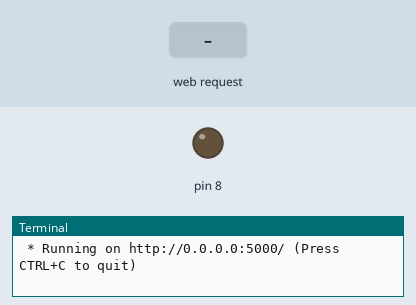
Simulated run of this program. Board: Raspberry Pi (header pin numbers). Shown: output pins drawn as LEDs (lit = HIGH), the last lines printed to the terminal. Inputs (shaded band) come from the test bench. Databases and web services accept everything at once and return nothing; the clock reads 2024-03-15 10:24:30 at power-on unless the program sets it.

Above: at 1.2 s.
1.3 s: HTTP request for /on received
At 2.5 s:
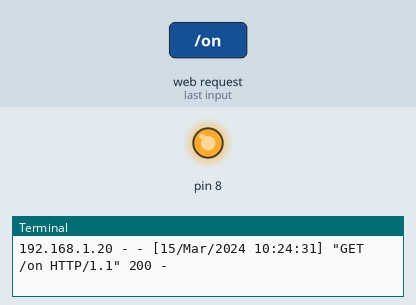
4.3 s: HTTP request for /off received
At 4.8 s:
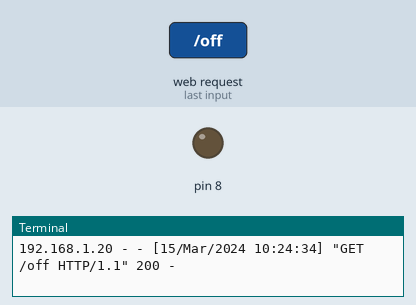
Timing chart, 0 to 7.3 s (numbered marks = the images above; inputs shaded):
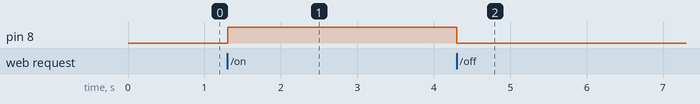

Measured:
- after the input at 1.3 s, pin 8: LOW → HIGH at once
- after the input at 4.3 s, pin 8: HIGH → LOW at once

The program:

index.py
```python
from flask import Flask, request, render_template
import RPi.GPIO as GPIO
import db_model

app = Flask(__name__)
GPIO.setmode(GPIO.BOARD)
GPIO.setup(8, GPIO.OUT, initial=GPIO.LOW)

@app.route("/")
def home():
    return render_template("index.html")

@app.route("/on")
def led_on():
    try:
        GPIO.output(8, GPIO.HIGH)
        db_model.add_status('on')
        return "ok"
    except:
        return "fail"

@app.route("/off")
def led_off():
    try:
        GPIO.output(8, GPIO.LOW)
        db_model.add_status('off')
        return "ok"
    except:
        return "fail"

if __name__ == "__main__":
    app.run(host="0.0.0.0")
```

db_model.py
```python
import pymysql

conn = pymysql.connect(host='localhost', user='song', password='q1w2e3', db='study')
cur = conn.cursor() #SQL 문을 실행하거나 실행된 결과를 돌려받는 통로

def add_status(status):
    cur.execute("insert into record_led(status) values('{0}')".format(status))
    conn.commit()
```
